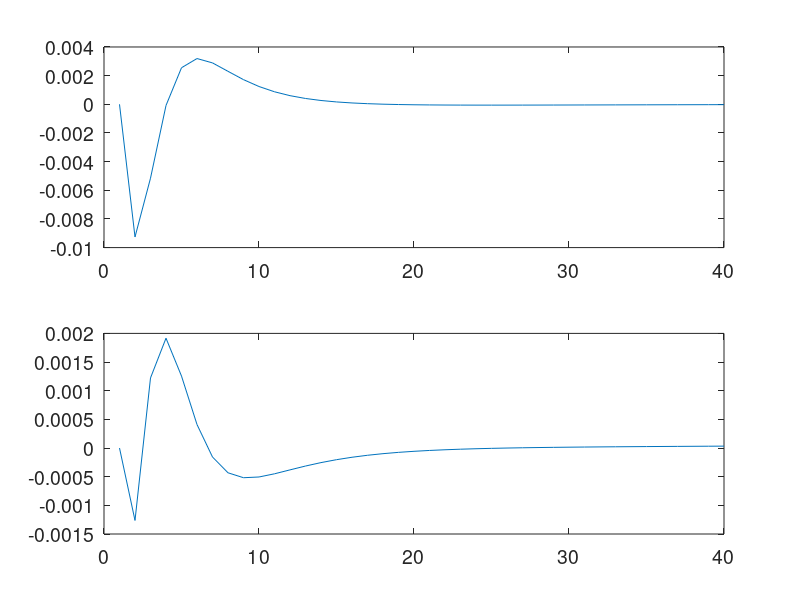

MATLAB code to generate this figure:

%% this is our first github collaborative project

clear;
close all;
clc;
set(0,'defaultaxesfontsize',14);
set(0,'defaulttextfontsize',14);

% gravity flag
flag = 0; % =0: no gravity; =1: with gravity

% universal gravity constant
G = 6.67408e-11; % m3/kg/s2

% planet radius
a = 2000e3; % m
rho = 2840; % kg/m3
Mplanet = 4/3*pi*a^3*rho; % planet mass
gplanet = G*Mplanet/a^2; % planet surface gravity

vs = 1200; % m/s
vp = 3000; % m/s

mu = rho*vs*vs; % shear modulus
lambda = rho*vp*vp - 2 *mu; % Lame constant

B = lambda /mu;

% moon orbit radius
rp = 10*a;
% moon mass
moon = 1e16; % kg
fac = sqrt(5/(4*pi));

A = G*moon/rp^3/fac;

%% define number of radial points
% N = 100;
N = 40;
dr = a/(N-1); % discretization interval

% init [U, V, Kr] along the radial direction
U(1:N) = 0;
V(1:N) = 0;
Kr(1:N) =0 ;
% stiffness matrix Q(3*N, 3*N)
Q = zeros (3*N);
b = zeros(3*N,1) ;

%% assemble matrices
% (N-2) equations for each ODE

% equation 11 (yuan tian job)
krow = 0;
ku = 0;
kv = N;
kk = 2*N;
for j =2: N-1
    rj = (j-1)*dr;
    krow = krow + 1; % row counter number
    b(krow) = - 2 * A * rj^3 * rho;
    if flag==1 % with gravity
        Q(krow, ku+j) = Q(krow, ku+j) + 4/3 * G * pi * rj^2 * rho^2  - 10 * mu - 2 * B * mu;
        Q(krow, kv+j) = Q(krow, kv+j) - 8 * G * pi * rj^2 * rho^2 + 18 * mu + 6 *B * mu;
        Q(krow, kk+j-1:kk+j) = Q(krow, kk+j-1:kk+j)+ rj^2 * rho *[-1 1]/dr;
    end
    Q(krow, ku+j-1:ku+j) =  Q(krow, ku+j-1:ku+j) + ( 4 * rj * mu + 2 * B * rj * mu ) * [-1 1]/dr ;
    Q(krow, kv+j-1:kv+j) =  Q(krow, kv+j-1:kv+j) + ( -6 * rj * rho - 6 * B * rj * mu ) * [-1 1]/dr ;
    Q(krow, ku+j-1:ku+j+1) = Q (krow, ku+j-1:ku+j+1)+ ( 2*rj^2*mu + B * rj^2 * mu ) *  [1 -2 1]/dr^2;
end

% equation 22 (Hao Hu job);
krow =(N-2);
ku = 0;
kv = N;
kk = 2*N;
for j =2: N-1
    rj = (j-1)*dr;
    krow = krow + 1; % row counter number
    b(krow) = - A * rj^3 * rho;
    if flag==1 % with gravity
        Q(krow, kk+j) = Q(krow, kk+j) + rj * rho;
        Q(krow, ku+j) = Q(krow, ku+j) - 4/3 * G * pi * rj^2 * rho^2  + 4 * mu + 2 * B * mu;
    end
    Q(krow, kv+j) = Q(krow, kv+j) - 12 * mu - 6 * B * mu ;
    Q(krow, ku+j-1:ku+j) =  Q(krow, ku+j-1:ku+j) + ( rj * mu + B * rj * mu ) * [-1 1]/dr ;
    Q(krow, kv+j-1:kv+j) =  Q(krow, kv+j-1:kv+j) + ( 2 * rj * mu ) * [-1 1]/dr ;
    Q(krow, kv+j-1:kv+j+1) = Q(krow, kv+j-1:kv+j+1)+ rj^2*mu*[1 -2 1]/dr^2;
end

if flag==1 % with gravity
    % equation 33; Kr
    krow =2*(N-2);
    ku=0;
    kv = N;
    kk = 2*N;
    for j =2: N-1
        rj = (j-1)*dr;
        krow = krow + 1; % row number
        Q (krow, kk+j) =Q (krow, kk+j) -6;
        Q (krow, ku+j) = Q (krow, ku+j) -8*G*pi*rj*rho;
        Q (krow, kv+j) = Q (krow, kv+j)+ 24*G*pi*rj*rho;
        Q (krow, kk+j-1:kk+j) =Q (krow, kk+j-1:kk+j)+ 2*rj*[-1 1]/dr;
        Q (krow, ku+j-1:ku+j) =  Q (krow, ku+j-1:ku+j)-4*G*pi*rj^2*rho*[-1 1]/dr;
        Q (krow, ku+j-1:ku+j+1) = Q (krow, ku+j-1:ku+j+1)+ rj^2*[1 -2 1]/dr^2;
    end
end

%% Boundary condtions
% u(0) = 0, v(0) = 0
krow = krow + 1;
Q(krow,1) = 1;
krow = krow + 1;
Q(krow,N+1) = 1;

if flag==1 % with gravity
    % dk/dr(r=0) = 0
    krow = krow + 1;
    % Q(krow,kk+1:kk+2) = Q(krow,kk+1:kk+2) + [-1 1]/dr;
    Q(krow,kk+1) = Q(krow,kk+1) + 1;  % k(0)=0
    
    % dk/dr(r=a) - 4Gpi rho U + 3 K/a
    krow = krow + 1;
    Q(krow,3*N) = Q(krow,3*N) + 3/a; % k
    Q(krow,N) = Q(krow,N) - 4 * G * pi * rho ;
    Q(krow,3*N-1:3*N) = Q(krow,3*N-1:3*N) + [-1 1]/dr; % k
end

% trr = 0,
krow = krow + 1;
Q(krow,N) = Q(krow,N) + 2;
Q(krow,2*N) = Q(krow,2*N) - 6;
Q(krow,N-1:N) = Q(krow,N-1:N) + 3*a*[-1 1]/dr;

%trtheta = 0;
krow = krow + 1;
Q(krow,N) = Q(krow,N) + 1;
Q(krow,2*N) = Q(krow,2*N) - 1;
Q(krow,2*N-1:2*N) = Q(krow,2*N-1:2*N) + a*[-1 1]/dr;

if flag==1 % with gravity
    %% solve Q*X = b
    x = inv(Q) * b;
    U = x(1:N);
    V = x(N+1:2*N);
    Kr = x(2*N+1:3*N);
    
    rr = dr * N;
    figure;
    subplot(3,1,1)
    plot(U);
    subplot(3,1,2)
    plot(V);
    subplot(3,1,3)
    plot(Kr);
else %% no gravity
    % extract matrix  and b
    Q2 = Q(1: 2*N, 1:2*N);
    b2 = b(1: 2*N);
    x = Q2\b2;
    U = x(1:N);
    V = x(N+1:2*N);
    figure;
    subplot(2,1,1)
    plot(U);
    subplot(2,1,2)
    plot(V);
end


% calculate the h2
Vnorthpole = G * moon / rp^3 * a^2
hhydro = Vnorthpole/gplanet
h2 = U(end) / hhydro * fac



 